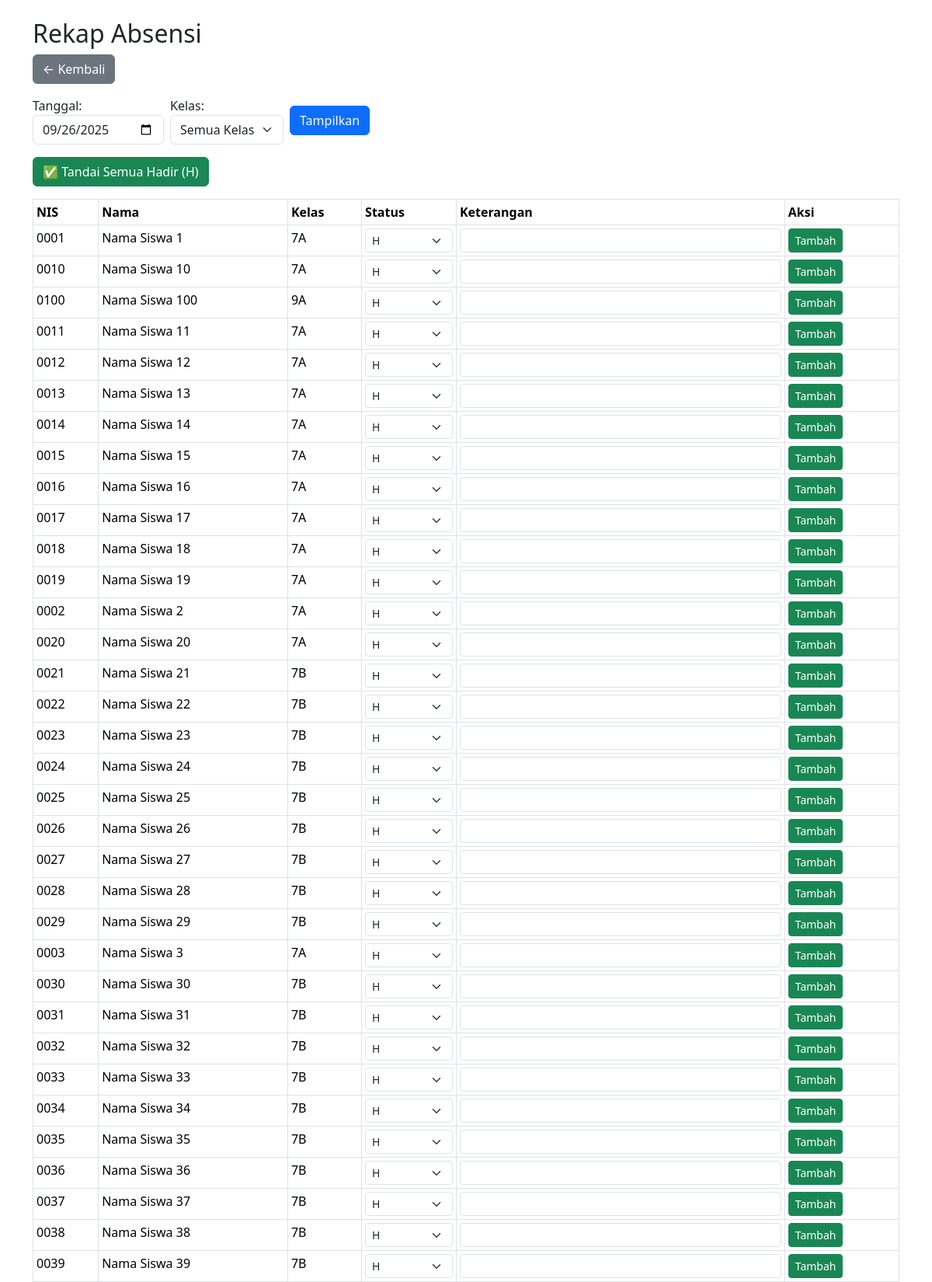
The page /absensi.php (signed in, upper part) on the database its author committed.
### tables this page shows
CREATE TABLE `siswa` (
  `id` int(11) NOT NULL,
  `nis` varchar(20) DEFAULT NULL,
  `nisn` varchar(20) DEFAULT NULL,
  `nama` varchar(100) DEFAULT NULL,
  `kelas` varchar(50) DEFAULT NULL,
  `status` varchar(10) NOT NULL DEFAULT 'aktif'
);

### absensi.php (the view, shortened to what this page needs)
<?php
include 'config.php';
$tanggal = $_GET['tanggal'] ?? date('Y-m-d');
$kelas = $_GET['kelas'] ?? '';
?>
<!DOCTYPE html>
<html>
<head>
  <link href="https://cdn.jsdelivr.net/npm/bootstrap@5.3.2/dist/css/bootstrap.min.css" rel="stylesheet">
</head>
<body class="container mt-4">
  <h2>Rekap Absensi</h2>
  <a href="dashboard.php" class="btn btn-secondary mb-3">← Kembali</a>
  <form method="get" class="mb-3 row g-2 align-items-center">
    <div class="col-auto">
      <label for="tanggal" class="form-label mb-0">Tanggal:</label>
      <input type="date" name="tanggal" value="<?= $tanggal ?>" class="form-control">
    </div>
    <div class="col-auto">
      <label for="kelas" class="form-label mb-0">Kelas:</label>
      <select name="kelas" class="form-select">
        <option value="">Semua Kelas</option>
      </select>
    </div>
    <div class="col-auto">
      <button class="btn btn-primary">Tampilkan</button>
    </div>
  </form>
  <form method="post" class="mb-3">
    <button type="submit" name="hadir_semua" class="btn btn-success">
      ✅ Tandai Semua Hadir (H)
    </button>
  </form>
  <table class="table table-bordered table-sm">
    <thead>
      <tr>
        <th>NIS</th>
        <th>Nama</th>
        <th>Kelas</th>
        <th>Status</th>
        <th>Keterangan</th>
        <th>Aksi</th>
      </tr>
    </thead>
    <tbody>
      <?php
      $filterKelas = $kelas ? "WHERE s.kelas = '$kelas'" : '';
      $q = mysqli_query($conn, "
        SELECT s.id AS siswa_id, s.nis, s.nama, s.kelas,
               a.id AS absen_id, a.status, a.keterangan
        FROM siswa s
        LEFT JOIN absensi a ON a.siswa_id = s.id AND a.tanggal = '$tanggal'
        $filterKelas
        ORDER BY s.nama
      ");
      while ($d = mysqli_fetch_assoc($q)) {
        ?>
        <tr>
          <form method="post">
            <td><?= $d['nis'] ?></td>
            <td><?= $d['nama'] ?></td>
            <td><?= $d['kelas'] ?></td>
            <td>
              <select name="status" class="form-select form-select-sm">
                <option <?= $d['status'] == 'H' ? 'selected' : '' ?>>H</option>
              </select>
            </td>
            <td>
              <input type="text" name="keterangan" class="form-control form-control-sm" value="<?= $d['keterangan'] ?>">
            </td>
            <td>
              <button type="submit" name="ubah" class="btn btn-sm btn-success">
                <?= $d['absen_id'] ? 'Simpan' : 'Tambah' ?>
              </button>
            </td>
          </form>
        </tr>
        <?php
      }
      ?>
    </tbody>
  </table>
</body>
</html>

### rows shown on the page
siswa: nis "0001", nama "Nama Siswa 1", kelas "7A"
siswa: nis "0010", nama "Nama Siswa 10", kelas "7A"
siswa: nis "0100", nama "Nama Siswa 100", kelas "9A"
siswa: nis "0011", nama "Nama Siswa 11", kelas "7A"
siswa: nis "0012", nama "Nama Siswa 12", kelas "7A"
siswa: nis "0013", nama "Nama Siswa 13", kelas "7A"
siswa: nis "0014", nama "Nama Siswa 14", kelas "7A"
siswa: nis "0015", nama "Nama Siswa 15", kelas "7A"
siswa: nis "0016", nama "Nama Siswa 16", kelas "7A"
siswa: nis "0017", nama "Nama Siswa 17", kelas "7A"
siswa: nis "0018", nama "Nama Siswa 18", kelas "7A"
siswa: nis "0019", nama "Nama Siswa 19", kelas "7A"
siswa: nis "0002", nama "Nama Siswa 2", kelas "7A"
siswa: nis "0020", nama "Nama Siswa 20", kelas "7A"
siswa: nis "0021", nama "Nama Siswa 21", kelas "7B"
siswa: nis "0022", nama "Nama Siswa 22", kelas "7B"
siswa: nis "0023", nama "Nama Siswa 23", kelas "7B"
siswa: nis "0024", nama "Nama Siswa 24", kelas "7B"
siswa: nis "0025", nama "Nama Siswa 25", kelas "7B"
siswa: nis "0026", nama "Nama Siswa 26", kelas "7B"
siswa: nis "0027", nama "Nama Siswa 27", kelas "7B"
siswa: nis "0028", nama "Nama Siswa 28", kelas "7B"
siswa: nis "0029", nama "Nama Siswa 29", kelas "7B"
siswa: nis "0003", nama "Nama Siswa 3", kelas "7A"
siswa: nis "0030", nama "Nama Siswa 30", kelas "7B"
siswa: nis "0031", nama "Nama Siswa 31", kelas "7B"
siswa: nis "0032", nama "Nama Siswa 32", kelas "7B"
siswa: nis "0033", nama "Nama Siswa 33", kelas "7B"
siswa: nis "0034", nama "Nama Siswa 34", kelas "7B"
siswa: nis "0035", nama "Nama Siswa 35", kelas "7B"
siswa: nis "0036", nama "Nama Siswa 36", kelas "7B"
siswa: nis "0037", nama "Nama Siswa 37", kelas "7B"
siswa: nis "0038", nama "Nama Siswa 38", kelas "7B"
siswa: nis "0039", nama "Nama Siswa 39", kelas "7B"
